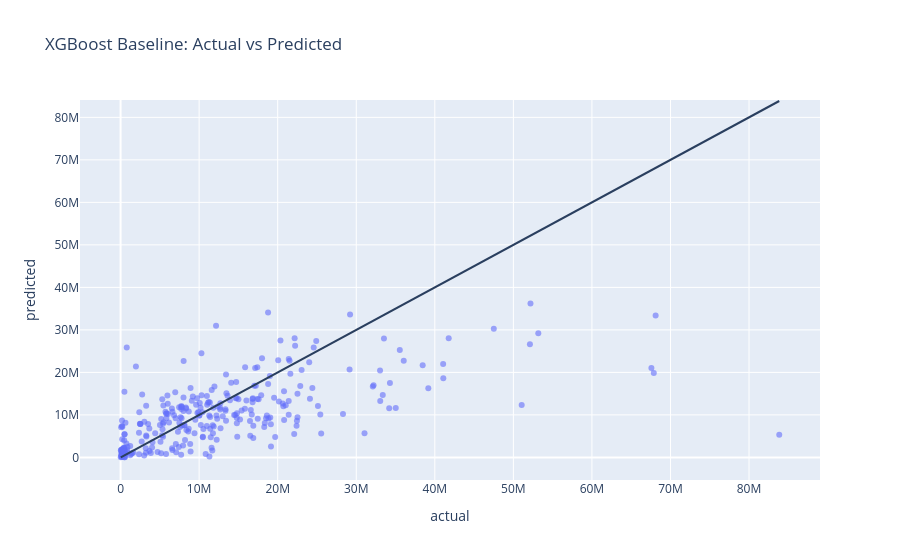

The notebook cell this image was saved under:
### Code cell
plot_df = pd.DataFrame({
    "actual": y_test_dollars,
    "predicted": xgb_pred_dollars
})

fig = px.scatter(
    plot_df,
    x="actual",
    y="predicted",
    title="XGBoost Baseline: Actual vs Predicted",
    opacity=0.6
)

fig.add_shape(
    type="line",
    x0=plot_df["actual"].min(),
    y0=plot_df["actual"].min(),
    x1=plot_df["actual"].max(),
    y1=plot_df["actual"].max(),
)

fig.show()

### Figure 1 — Plotly figure (JSON) as saved in the notebook; plotly's stock layout.template omitted (floating-point values rounded to 4 significant figures; data arrays with more than 128 entries replaced by an {"elided": "..."} marker saying what was removed)
{"data": [{"hovertemplate": "actual=%{x}<br>predicted=%{y}<extra></extra>", "legendgroup": "", "marker": {"color": "#636efa", "opacity": 0.6, "symbol": "circle"}, "mode": "markers", "name": "", "orientation": "v", "showlegend": false, "type": "scatter", "x": {"elided": "299 float values"}, "xaxis": "x", "y": {"elided": "299 float values"}, "yaxis": "y"}], "layout": {"legend": {"tracegroupgap": 0}, "shapes": [{"type": "line", "x0": 20570.0, "x1": 83850000.0, "y0": 20570.0, "y1": 83850000.0}], "title": {"text": "XGBoost Baseline: Actual vs Predicted"}, "xaxis": {"anchor": "y", "domain": [0, 1], "title": {"text": "actual"}}, "yaxis": {"anchor": "x", "domain": [0, 1], "title": {"text": "predicted"}}}}
